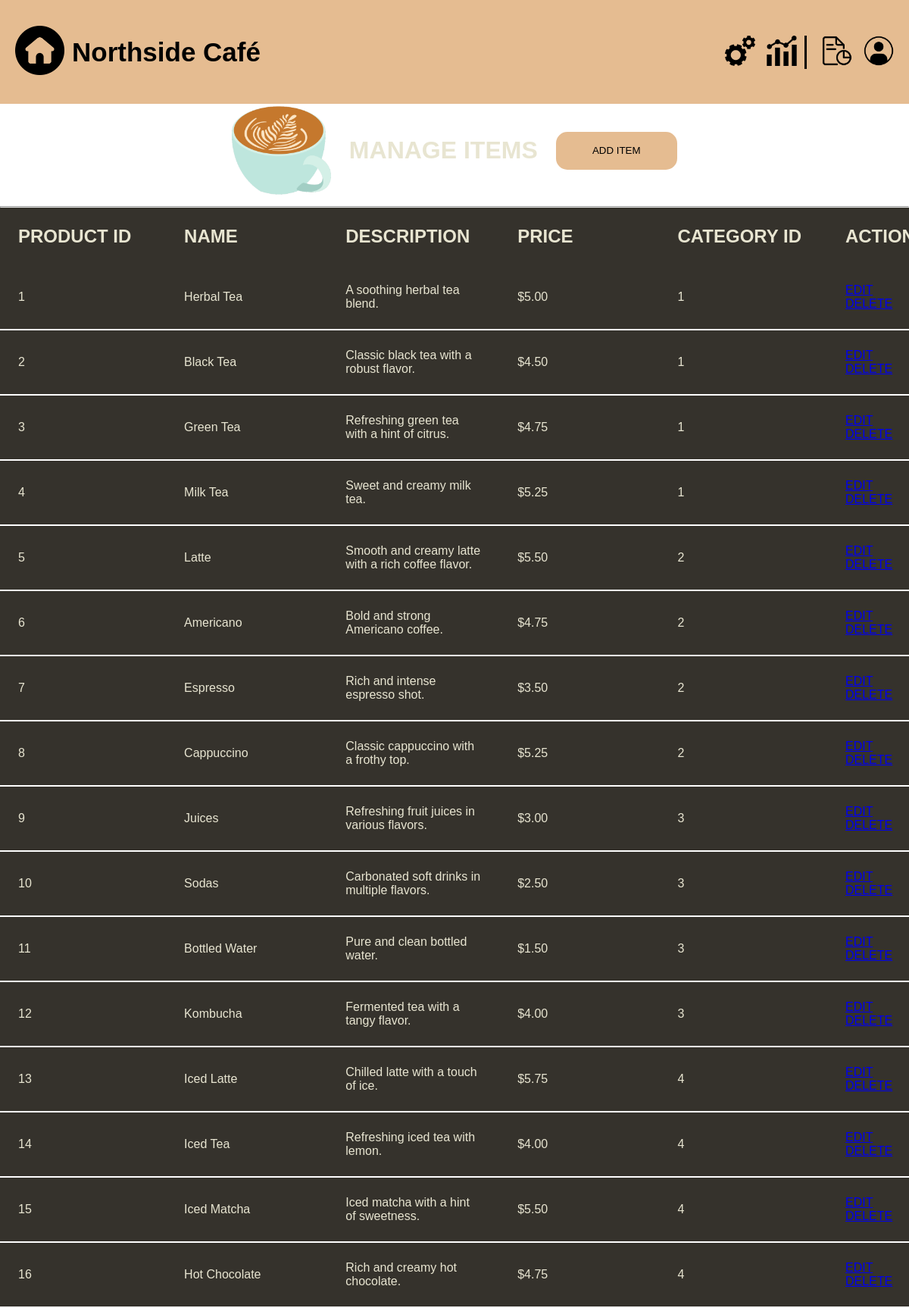
Page /adminSide/frontend/products_crud/manage_items.php on the committed database.
### tables this page shows
CREATE TABLE `products` (
    `product_id` int(11) NOT NULL PRIMARY KEY,
    `product_name` varchar(100) NOT NULL,
    `Description` text NOT NULL,
    `Price` decimal(10, 2) NOT NULL,
    `category_id` int(11) DEFAULT NULL
);

### adminSide/frontend/products_crud/manage_items.php (the view, shortened to what this page needs)
<!DOCTYPE html>
<html lang="en">
<head>
    <link rel="stylesheet" href="../css/styles.css">
</head>
<body>
    <div class="container">
        <header class="navbar">
            <div class="navhome">
                <a href="index.html"><img src="../logos/home.png" id="coffee-logo"></a>
                <a href="index.php"><h2>Northside Café</h2></a>
            </div>
            <div class="navlinks">
                <div class="adminlinks">
                    <a href="../settings.html"><img src="../logos/settings.png"></a>
                    <a href="../report.html"><img src="../logos/analytics.png"></a>
                </div>
                <div class="generallinks">
                    <a href="../transactions_admin.html"><img src="../logos/print.png"></a>
                    <a href="../user.html"><img src="../logos/user.png"></a>
                </div>
            </div>
        </header>
        <div class="main-manage">
            <div class="manage-header">
                <img src="../logos/items.png">
                <h1>MANAGE ITEMS</h1>
                <a href="add_items.php"><button type="button" class="action-button">ADD ITEM</button></a>
            </div>
            <hr>
            <div class="manage-table">
                <table id="item-table">
                    <tr>
                        <th>PRODUCT ID</th>
                        <th>NAME</th>
                        <th>DESCRIPTION</th>
                        <th>PRICE</th>
                        <th>CATEGORY ID</th>
                        <th>ACTIONS</th>
                    </tr>
                    <?php
                    include "../../config.php";
                    $sql = "SELECT product_id, product_name, Description, Price, category_id FROM products";
                    $result = $link->query($sql);
                    if ($result->num_rows > 0) {
                        while($row = $result->fetch_assoc()) {
                            echo "<tr>";
                            echo "<td>" . $row["product_id"] . "</td>";
                            echo "<td>" . $row["product_name"] . "</td>";
                            echo "<td>" . $row["Description"] . "</td>";
                            echo "<td>$" . number_format($row["Price"], 2) . "</td>";
                            echo "<td>" . $row["category_id"] . "</td>";
                            echo '<td>
                                    <a href="products_crud/edit_items.php?id=' . $row["product_id"] . '">EDIT</a>
                                    <a href="products_crud/delete_item.php?id=' . $row["product_id"] . '">DELETE</a>
                                  </td>';
                            echo "</tr>";
                        }
                    } else {
                        echo "<tr><td colspan='6'>No items found</td></tr>";
                    }
                    ?>
                </table>
            </div>
        </div>
    </div>
</body>
</html>

### adminSide/frontend/css/styles.css (style rules this page uses)
* { box-sizing: border-box; margin: 0px; padding: 0px; }
.container { width: 100vw; height: 100vh; display: flex; flex-direction: column; }
.navbar { width: 100%; height: 8%; background: #e5bc91; display: flex; justify-content: space-between; align-items: center; padding: 0 20px; position: fixed; border-bottom: 1.5px solid white; }
.navhome { display: flex; align-items: center; }
.navhome a:link { text-decoration: none; color: black; }
.navhome h2 { font-family: 'Lucida Sans', 'Lucida Sans Regular', 'Lucida Grande', 'Lucida Sans Unicode', Geneva, Verdana, sans-serif; font-weight: 700; font-size: 35px; margin-left: 10px; }
.navlinks { display: flex; align-items: center; justify-content: flex-end; gap: 20px; }
.adminlinks { display: flex; gap: 15px; border-right: 3px solid black; padding-right: 10px; }
.generallinks { display: flex; gap: 15px; }
.navbar img { height: 40px; width: 40px; transition: transform .2s; }
#coffee-logo { height: 65px; width: 65px; }
table, th, td { height:20%; width: 100%; color: #e8e5d1; padding: 2%; text-align: left; }
th,td { width: 20%; }
th { font-size: 150%; }
td, table { border-bottom: 2px solid rgb(255, 255, 255); border-collapse: collapse; }
.action-button { width: 160px; height: 50px; background-color: rgb(229, 188, 145); border-radius: 15px; border: none; }
.main-manage { margin-top: 62px; height: 92%; display: flex; flex-direction: column; }
.manage-header { height: 20%; width: 100%; margin-top: 63px; display: flex; justify-content:center; align-items: center; }
.manage-header img { height: 90%; }
.manage-header h1 { padding: 2%; font-family: 'Lucida Sans', 'Lucida Sans Regular', 'Lucida Grande', 'Lucida Sans Unicode', Geneva, Verdana, sans-serif; color: #e8e5d1; }
.manage-table { width: 100%; background-color: #35322c; font-family: 'Lucida Sans', 'Lucida Sans Regular', 'Lucida Grande', 'Lucida Sans Unicode', Geneva, Verdana, sans-serif; }

### rows in the picture
products: product_id "1", product_name "Herbal Tea", Description "A soothing herbal tea blend.", Price "5.00", category "1"
products: product_id "2", product_name "Black Tea", Description "Classic black tea with a robust flavor.", Price "4.50", category "1"
products: product_id "3", product_name "Green Tea", Description "Refreshing green tea with a hint of citrus.", Price "4.75", category "1"
products: product_id "4", product_name "Milk Tea", Description "Sweet and creamy milk tea.", Price "5.25", category "1"
products: product_id "5", product_name "Latte", Description "Smooth and creamy latte with a rich coffee flavor.", Price "5.50", category "2"
products: product_id "6", product_name "Americano", Description "Bold and strong Americano coffee.", Price "4.75", category "2"
products: product_id "7", product_name "Espresso", Description "Rich and intense espresso shot.", Price "3.50", category "2"
products: product_id "8", product_name "Cappuccino", Description "Classic cappuccino with a frothy top.", Price "5.25", category "2"
products: product_id "9", product_name "Juices", Description "Refreshing fruit juices in various flavors.", Price "3.00", category "3"
products: product_id "10", product_name "Sodas", Description "Carbonated soft drinks in multiple flavors.", Price "2.50", category "3"
products: product_id "11", product_name "Bottled Water", Description "Pure and clean bottled water.", Price "1.50", category "3"
products: product_id "12", product_name "Kombucha", Description "Fermented tea with a tangy flavor.", Price "4.00", category "3"
products: product_id "13", product_name "Iced Latte", Description "Chilled latte with a touch of ice.", Price "5.75", category "4"
products: product_id "14", product_name "Iced Tea", Description "Refreshing iced tea with lemon.", Price "4.00", category "4"
products: product_id "15", product_name "Iced Matcha", Description "Iced matcha with a hint of sweetness.", Price "5.50", category "4"
products: product_id "16", product_name "Hot Chocolate", Description "Rich and creamy hot chocolate.", Price "4.75", category "4"
